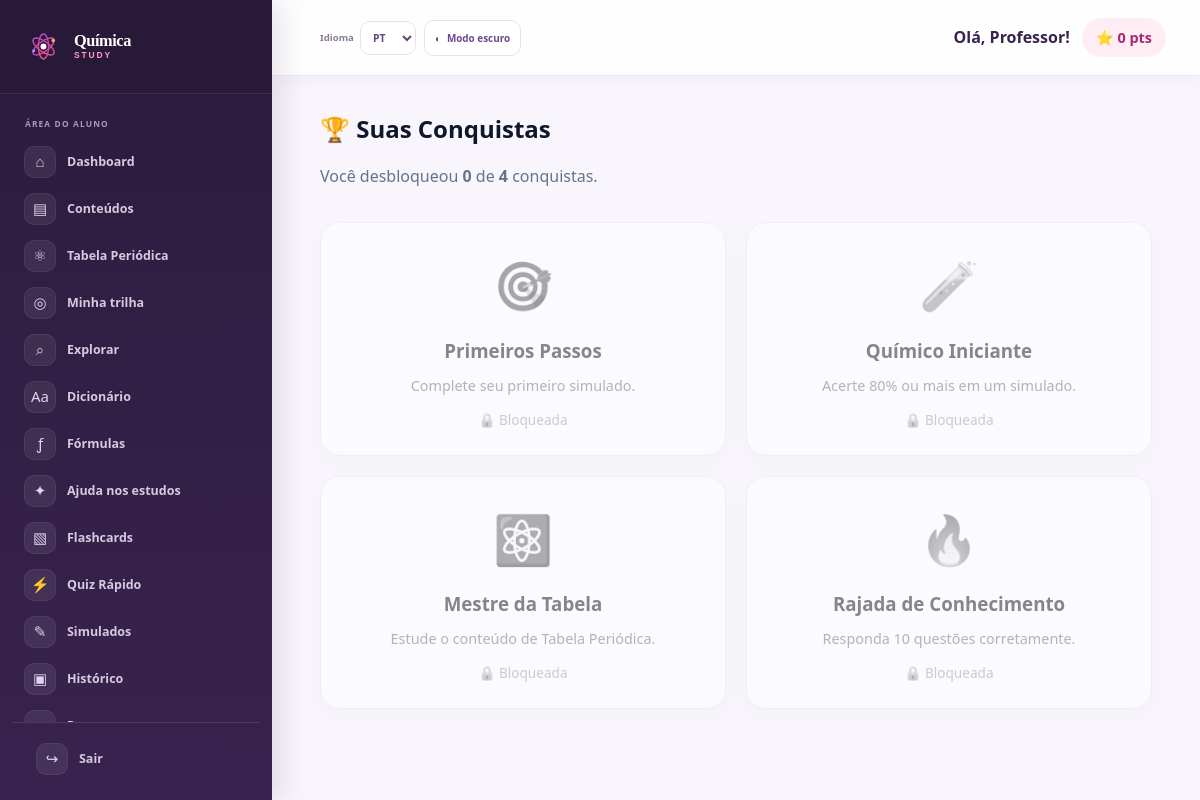
The app's page /aluno/conquistas.php (signed in) with its own data.
### tables this page shows
CREATE TABLE `usuarios` (
  `id` int(11) NOT NULL,
  `nome` varchar(100) NOT NULL,
  `email` varchar(100) NOT NULL,
  `senha` varchar(255) NOT NULL,
  `tipo` enum('aluno','admin') DEFAULT 'aluno',
  `pontos` int(11) DEFAULT 0,
  `criado_em` timestamp NOT NULL DEFAULT current_timestamp(),
  `avatar_key` varchar(20) NOT NULL DEFAULT 'atom',
  `foto_perfil` varchar(255) DEFAULT NULL
);

CREATE TABLE `conquistas` (
  `id` int(11) NOT NULL,
  `nome` varchar(100) NOT NULL,
  `descricao` varchar(255) NOT NULL,
  `icone` varchar(50) NOT NULL,
  `criterio` varchar(100) NOT NULL
);

### includes/auth.php (called while the page is built, shortened)
<?php
function getUsuarioLogado() {
    if (isset($_SESSION['usuario_id'])) {
        return [
            'id' => $_SESSION['usuario_id'],
            'nome' => $_SESSION['usuario_nome'],
            'tipo' => $_SESSION['usuario_tipo'],
            'pontos' => $_SESSION['usuario_pontos'] ?? 0
        ];
    }
    return null;
}
?>

### includes/funcoes.php (called while the page is built, shortened)
<?php
function escape($string) {
    return htmlspecialchars($string, ENT_QUOTES, 'UTF-8');
}
?>

### aluno/conquistas.php (the view, shortened to what this page needs)
<?php
require_once '../includes/header.php';
$usuario_id = $_SESSION['usuario_id'];
$stmt = $pdo->prepare("
    SELECT c.*, uc.desbloqueado_em IS NOT NULL as desbloqueada
    FROM conquistas c
    LEFT JOIN usuario_conquistas uc ON c.id = uc.conquista_id AND uc.usuario_id = :id
    ORDER BY desbloqueada DESC, c.id ASC
");
$stmt->execute(['id' => $usuario_id]);
$conquistas = $stmt->fetchAll();
$total = count($conquistas);
$desbloqueadas = count(array_filter($conquistas, fn($c) => $c['desbloqueada']));
?>
<h2 style="margin-bottom: 16px; color: #0f172a;">🏆 Suas Conquistas</h2>
<p style="color: #64748b; margin-bottom: 32px;">Você desbloqueou <strong><?= $desbloqueadas ?></strong> de <strong><?= $total ?></strong> conquistas.</p>
<?php if (!$conquistas): ?>
    <section class="student-empty-page"><span>✧</span><div><span class="panel-eyebrow">RECONHECIMENTO</span><h2>As conquistas estão sendo preparadas.</h2><p>Continue estudando e praticando. Assim que as conquistas forem publicadas, seu progresso aparecerá aqui.</p><a href="conteudos.php" class="btn btn-primary">Continuar estudando <span>→</span></a></div></section>
<?php else: ?>
<div class="content-grid">
    <?php foreach ($conquistas as $c): ?>
        <div class="conquista-card <?= $c['desbloqueada'] ? 'desbloqueada' : 'bloqueada' ?>">
            <div class="conquista-icone"><?= $c['icone'] ?></div>
            <h3 style="color: #0f172a; margin-bottom: 8px;"><?= escape($c['nome']) ?></h3>
            <p style="color: #64748b; font-size: 0.9rem;"><?= escape($c['descricao']) ?></p>
            <?php if ($c['desbloqueada']): ?>
                <div style="margin-top: 12px; color: #10b981; font-size: 0.85rem; font-weight: 600;">
                    ✅ Desbloqueada em <?= date('d/m/Y', strtotime($c['desbloqueado_em'])) ?>
                </div>
            <?php else: ?>
                <div style="margin-top: 12px; color: #94a3b8; font-size: 0.85rem;">🔒 Bloqueada</div>
            <?php endif; ?>
        </div>
    <?php endforeach; ?>
</div>
<?php endif; ?>
<?php require_once '../includes/footer.php'; ?>

### includes/header.php (shortened to what this page needs)
<?php
require_once __DIR__ . '/auth.php';
require_once __DIR__ . '/conexao.php';
require_once __DIR__ . '/funcoes.php';
$usuario = getUsuarioLogado();
$pagina_atual = basename($_SERVER['PHP_SELF']);
$stmt_pts = $pdo->prepare("SELECT pontos, avatar_key, foto_perfil FROM usuarios WHERE id = :id");
$stmt_pts->execute(['id' => $usuario['id']]);
$usuario_perfil = $stmt_pts->fetch();
$pontos_atualizados = $usuario_perfil['pontos'];
$usuario['pontos'] = $pontos_atualizados;
$usuario['avatar_key'] = $usuario_perfil['avatar_key'];
$usuario['foto_perfil'] = $usuario_perfil['foto_perfil'];
?>
<!DOCTYPE html>
<html lang="pt-BR">
<head>
    <link rel="stylesheet" href="../css/style.css?v=20261010-preferences">
    <link rel="stylesheet" href="../css/dashboard.css?v=20261010-preferences">
    <link rel="stylesheet" href="../css/preferences.css?v=20261010-agenda-calendar">
</head>
<body class="dashboard-body student-app" data-user-role="<?= escape($usuario['tipo']) ?>">
    <div class="app-container">
        <aside class="sidebar" id="sidebar">
            <div class="sidebar-header">
                <a href="../aluno/dashboard.php" class="logo brand-logo"><img src="../assets/logo-chem.svg" alt=""><span class="brand-name">Química<span>STUDY</span></span></a>
            </div>
            <nav class="sidebar-nav">
                <a href="dashboard.php" class="nav-item <?= $pagina_atual == 'dashboard.php' ? 'active' : '' ?>">
                    <span class="icon">📊</span> Dashboard
                </a>
                <a href="conteudos.php" class="nav-item <?= in_array($pagina_atual, ['conteudos.php', 'conteudo.php']) ? 'active' : '' ?>">
                    <span class="icon">📚</span> Conteúdos
                </a>
                <a href="tabela-periodica.php" class="nav-item <?= $pagina_atual == 'tabela-periodica.php' ? 'active' : '' ?>">
                    <span class="icon">⚛️</span> Tabela Periódica
                </a>
                <a href="trilha.php" class="nav-item <?= $pagina_atual == 'trilha.php' ? 'active' : '' ?>"><span class="icon">◎</span> Minha trilha</a>
                <a href="explorar.php" class="nav-item <?= $pagina_atual == 'explorar.php' ? 'active' : '' ?>"><span class="icon">⌕</span> Explorar</a>
                <a href="dicionario.php" class="nav-item <?= $pagina_atual == 'dicionario.php' ? 'active' : '' ?>"><span class="icon">Aa</span> Dicionário</a>
                <a href="formulas.php" class="nav-item <?= $pagina_atual == 'formulas.php' ? 'active' : '' ?>"><span class="icon">ƒ</span> Fórmulas</a>
                <a href="chat.php" class="nav-item <?= $pagina_atual == 'chat.php' ? 'active' : '' ?>"><span class="icon">✦</span> Ajuda nos estudos</a>
                <a href="flashcards.php" class="nav-item <?= $pagina_atual == 'flashcards.php' ? 'active' : '' ?>">
                    <span class="icon">🧠</span> Flashcards
                </a>
                <a href="quiz.php" class="nav-item <?= $pagina_atual == 'quiz.php' ? 'active' : '' ?>">
                    <span class="icon">⚡</span> Quiz Rápido
                </a>
                <a href="simulados.php" class="nav-item <?= in_array($pagina_atual, ['simulados.php', 'simulado.php', 'resultado.php']) ? 'active' : '' ?>">
                    <span class="icon">📝</span> Simulados
                </a>
                <a href="historico.php" class="nav-item <?= $pagina_atual == 'historico.php' ? 'active' : '' ?>">
                    <span class="icon">📜</span> Histórico
                </a>
                <a href="progresso.php" class="nav-item <?= $pagina_atual == 'progresso.php' ? 'active' : '' ?>">
                    <span class="icon">📈</span> Progresso
                </a>
            </nav>
            <div class="sidebar-footer">
                <a href="../logout.php" class="nav-item logout">
                    <span class="icon">🚪</span> Sair
                </a>
            </div>
        </aside>
        <main class="main-content">
            <header class="topbar">
                <div class="appearance-controls"><label for="language-select" class="language-control"><span>Idioma</span><select id="language-select" aria-label="Idioma"><option value="pt">PT</option><option value="en">EN</option><option value="es">ES</option></select></label><button type="button" class="theme-toggle" id="theme-toggle" aria-label="Alternar tema" aria-pressed="false"><span aria-hidden="true">◐</span><span id="theme-label">Modo escuro</span></button></div>
                <div class="user-info">
                    <span class="user-name">Olá, <?= escape($usuario['nome']) ?>!</span>
                    <span class="user-points">⭐ <?= $usuario['pontos'] ?> pts</span>
                </div>
            </header>
            <div class="content-wrapper">

### css/style.css (style rules this page uses)
:root { --primary: #0ea5e9; --primary-dark: #0284c7; --secondary: #10b981; --accent: #f59e0b; --dark: #0f172a; --dark-light: #1e293b; --light: #f8fafc; --gray: #64748b; --danger: #ef4444; --radius: 12px; --shadow: 0 4px 6px -1px rgba(0, 0, 0, 0.1), 0 2px 4px -1px rgba(0, 0, 0, 0.06); --shadow-lg: 0 10px 15px -3px rgba(0, 0, 0, 0.1), 0 4px 6px -2px rgba(0, 0, 0, 0.05); }
* { margin: 0; padding: 0; box-sizing: border-box; font-family: 'Segoe UI', system-ui, sans-serif; }
body { background-color: var(--light); color: var(--dark); line-height: 1.6; }
.logo { font-size: 1.5rem; font-weight: 800; color: var(--dark); text-decoration: none; display: flex; align-items: center; gap: 8px; }
.logo span { color: var(--primary); }
.brand-logo { gap: 10px; font-size: 1.08rem !important; }
.brand-logo img { width: 39px; height: 39px; }
.brand-logo > span { color: #fff !important; }
.brand-logo > span > span { color: #f28ab9 !important; }
.brand-logo .brand-name { display: grid; gap: 1px; color: #fff !important; font: 700 1.02rem/1.05 Georgia, 'Times New Roman', serif; letter-spacing: -.025em; }
.brand-logo .brand-name > span { color: #f28ab9 !important; font: 800 .53rem/1.2 Arial, sans-serif; letter-spacing: .22em; }
:root { --primary: #7138d5; --primary-dark: #5924b4; --secondary: #e94491; --accent: #ffb454; --dark: #281838; --dark-light: #432559; --light: #fbf8ff; --gray: #74677f; --danger: #d83c66; --radius: 18px; --shadow: 0 8px 24px rgba(48, 25, 72, .08); --shadow-lg: 0 22px 60px rgba(48, 25, 72, .16); }
body { background: #fbf8ff; color: #281838; }
.logo { color: #281838; letter-spacing: -.04em; }
.logo span { color: #e94491; }

### css/preferences.css (style rules this page uses)
.topbar { gap:16px }
.appearance-controls { display:flex;align-items:center;justify-content:flex-end;gap:10px;margin:0 4px 0 0;flex:0 0 auto }
.language-control { display:flex;align-items:center;gap:7px;color:#887b91;font-size:.7rem;font-weight:700;white-space:nowrap }
.language-control select { width:56px;height:36px;padding:0 7px;border:1px solid #e9e0ef;border-radius:10px;color:#604675;background:#fff;font:700 .72rem 'Segoe UI',sans-serif }
.theme-toggle { display:flex;align-items:center;justify-content:center;gap:7px;min-height:36px;padding:0 12px;border:1px solid #e9e0ef;border-radius:10px;color:#70488c;background:#fff;font:600 .72rem 'Segoe UI',sans-serif;white-space:nowrap;cursor:pointer }
.user-info { flex:0 0 auto;gap:12px }
.appearance-controls { display:flex;align-items:center;gap:8px;margin-right:auto;margin-left:14px }
.language-control { display:flex;align-items:center;gap:6px;color:#887b91;font-size:.6rem;font-weight:700 }
.language-control select { height:34px;padding:0 8px;border:1px solid #e9e0ef;border-radius:10px;color:#604675;background:#fff;font-size:.65rem;font-weight:750 }
.theme-toggle { display:flex;align-items:center;gap:6px;height:34px;padding:0 10px;border:1px solid #e9e0ef;border-radius:10px;color:#70488c;background:#fff;font:600 .62rem 'Segoe UI',sans-serif;cursor:pointer }
.student-app .sidebar-nav .nav-item:nth-of-type(1) .icon::before { content:'⌂' }
.student-app .sidebar-nav .nav-item:nth-of-type(2) .icon::before { content:'▤' }
.student-app .sidebar-nav .nav-item:nth-of-type(3) .icon::before { content:'⚛' }
.student-app .sidebar-nav .nav-item:nth-of-type(4) .icon::before { content:'◎' }
.student-app .sidebar-nav .nav-item:nth-of-type(5) .icon::before { content:'⌕' }
.student-app .sidebar-nav .nav-item:nth-of-type(6) .icon::before { content:'Aa' }
.student-app .sidebar-nav .nav-item:nth-of-type(7) .icon::before { content:'ƒ' }
.student-app .sidebar-nav .nav-item:nth-of-type(8) .icon::before { content:'✦' }
.student-app .sidebar-nav .nav-item:nth-of-type(9) .icon::before { content:'▧' }
.student-app .sidebar-nav .nav-item:nth-of-type(10) .icon::before { content:'⚡' }
.student-app .sidebar-nav .nav-item:nth-of-type(11) .icon::before { content:'✎' }
.student-app .sidebar-nav .nav-item:nth-of-type(12) .icon::before { content:'▣' }
.student-app .sidebar-nav .nav-item:nth-of-type(13) .icon::before { content:'↗' }
.student-app .sidebar-nav .nav-item:nth-of-type(3)::before,.student-app .sidebar-nav .nav-item:nth-of-type(7)::before,.student-app .sidebar-nav .nav-item:nth-of-type(8)::before,.student-app .sidebar-nav .nav-item:nth-of-type(9)::before { display:none!important }
.student-app .sidebar-nav .nav-item:nth-of-type(3),.student-app .sidebar-nav .nav-item:nth-of-type(7) { margin-top:3px!important }

### records on screen
usuarios: pontos "0"
conquistas: icone "🎯", nome "Primeiros Passos", descricao "Complete seu primeiro simulado."
conquistas: icone "🧪", nome "Químico Iniciante", descricao "Acerte 80% ou mais em um simulado."
conquistas: icone "⚛️", nome "Mestre da Tabela", descricao "Estude o conteúdo de Tabela Periódica."
conquistas: icone "🔥", nome "Rajada de Conhecimento", descricao "Responda 10 questões corretamente."

### other values on screen
$usuario['nome'] "Professor"
$desbloqueadas "0"
$total "4"
